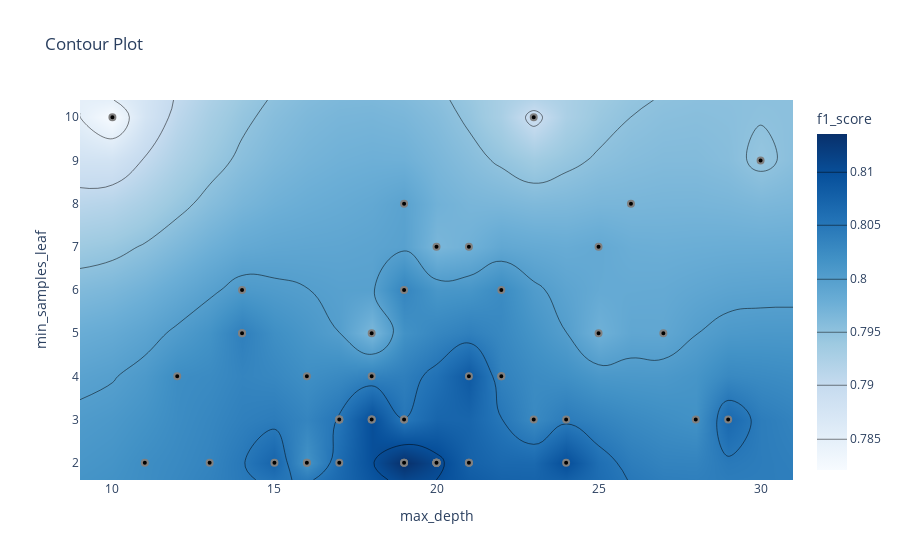

The code cell stored with this chart in its notebook:
### Markdown cell above
Мы видим, что самый важный параметр - это минимальное количество экземпляров на листе дерева. 

Построим график для двух важных параметров, иллюстрирующую взаимосвязь параметров и метрики, min_samples_leaf и max_depth.

### Code cell
optuna.visualization.plot_contour(study_rf, params=["min_samples_leaf", "max_depth"],
                                  target_name="f1_score")

### Figure 1 — Plotly figure (JSON) as saved in the notebook; plotly's stock layout.template omitted (floating-point values rounded to 4 significant figures; data arrays with more than 128 entries replaced by an {"elided": "..."} marker saying what was removed)
{"data": [{"colorbar": {"title": {"text": "f1_score"}}, "colorscale": [[0, "rgb(247,251,255)"], [0.125, "rgb(222,235,247)"], [0.25, "rgb(198,219,239)"], [0.375, "rgb(158,202,225)"], [0.5, "rgb(107,174,214)"], [0.625, "rgb(66,146,198)"], [0.75, "rgb(33,113,181)"], [0.875, "rgb(8,81,156)"], [1, "rgb(8,48,107)"]], "connectgaps": true, "contours": {"coloring": "heatmap"}, "hoverinfo": "none", "line": {"smoothing": 1.3}, "reversescale": false, "type": "contour", "x": [9, 10, 11, 12, 13, 14, 15, 16, 17, 18, 19, 20, 21, 22, 23, 24, 25, 26, 27, 28, 29, 30, 31], "y": [1.6, 2, 3, 4, 5, 6, 7, 8, 9, 10, 10.4], "z": {"elided": "11x23 float values"}}, {"marker": {"color": "black", "line": {"color": "Gray", "width": 2}}, "mode": "markers", "name": "Feasible Trial", "showlegend": false, "type": "scatter", "x": [14, 18, 14, 28, 25, 26, 30, 19, 27, 11, 10, 20, 16, 22, 14, 22, 23, 22, 17, 13, 17, 17, 17, 16, 19, 16, 12, 18, 20, 20, 20, 20, 20, 24, 21, 20, 24, 21, 19, 25, 21, 19, 19, 18, 19, 15, 23, 18, 29, 21], "y": [5, 5, 5, 3, 7, 8, 9, 6, 5, 2, 10, 7, 4, 6, 6, 4, 3, 4, 2, 2, 3, 3, 3, 2, 3, 2, 4, 3, 2, 2, 2, 2, 2, 2, 4, 2, 3, 2, 3, 5, 2, 2, 2, 3, 8, 2, 10, 4, 3, 7]}, {"marker": {"color": "#cccccc", "line": {"color": "Gray", "width": 2}}, "mode": "markers", "name": "Infeasible Trial", "showlegend": false, "type": "scatter", "x": [], "y": []}], "layout": {"title": {"text": "Contour Plot"}, "xaxis": {"range": [9, 31], "title": {"text": "max_depth"}}, "yaxis": {"range": [1.6, 10.4], "title": {"text": "min_samples_leaf"}}}}
